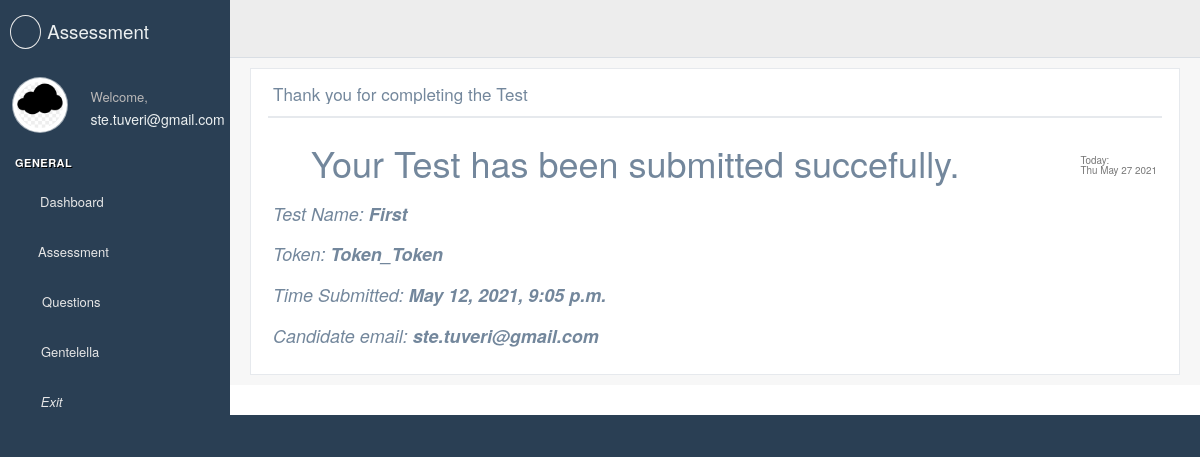
The app's page /assessment/candidate/test/submit/Token_Token (signed in), older data.
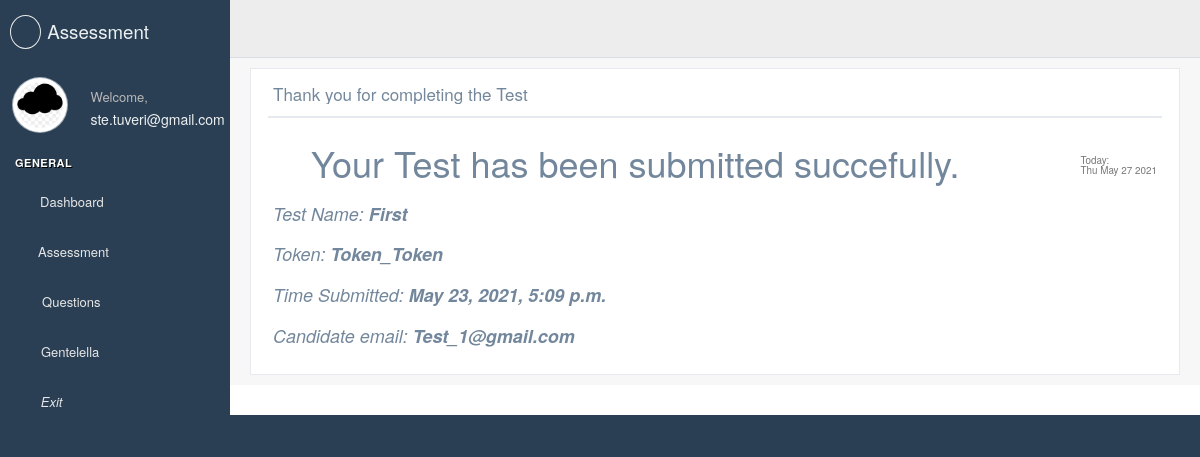
The same page, newer data.
### assessment/models.py (models this page shows, shortened)
class Assessment(models.Model):
    YES_NO = ( ('Yes', 'Yes'), ('No', 'No'),)
    assessment_name = models.CharField(max_length=20, blank=True, null=True, unique=True)
    candidate_name = models.CharField(max_length=20, blank=True, null=True)
    candidate_surname = models.CharField(max_length=20, blank=True, null=True)
    candidate_email = models.EmailField(max_length=254, null=True, blank=True)
    slug = models.SlugField(max_length=40,null=True, blank=True)
    token = models.CharField(max_length=256, null=True, blank=True)
    creator_email = models.EmailField(max_length=254, null=True, blank=True)
    date_creation = models.DateTimeField(blank=True, null=True,)
    date_sent = models.DateTimeField(blank=True, null=True,)
    date_first_opened = models.DateTimeField(blank=True, null=True,)
    date_complete = models.DateTimeField(blank=True, null=True,)
    questions_selected = models.ManyToManyField(Question,null=True,blank=True)
    time_to_complete = models.IntegerField(blank=True, null=True)
    completed = models.CharField(max_length=3, blank=True, null=True, choices=YES_NO, default='No')
    answers = models.JSONField(blank=True, null=True)
    score = models.IntegerField(blank=True, null=True)

### assessment/views.py (the view, shortened to what this page needs)
# urls.py: path("candidate/test/submit/<slug:token>", TestQuestionsSubmitUpdate.as_view(template_name='assessment/candidate/test_questions_submit.html'),
@method_decorator(login_required, name='dispatch')
class TestQuestionsSubmitUpdate(UpdateView):
    model = Assessment
    template_name = 'assessment/test_questions_submit.html'
    context_object_name = 'test_questions_submit_view'
    form_class = AssessmentForm
    slug_field = 'token'
    slug_url_kwarg = 'token'
    def get_context_data(self, **kwargs):
        context = super().get_context_data(**kwargs)
        context['assessment'] = Assessment.objects.filter(token=self.kwargs['token'])[0]
        return context
    pass

### assessment/templates/assessment/candidate/test_questions_submit.html (shortened to what this page needs)
{% extends "base_custom.html" %}
{% load crispy_forms_tags %}
{% load static %}
{% block stylesheets %}
  {{ block.super }}
    <link rel="stylesheet" href="/static/build/css/cards.css">
{% endblock stylesheets %}
{% block content %}
  <div class="right_col" role="main">
    <div class="">
      <div class="row">
        <div class="col-md-12">
          <div class="x_panel">
            <div class="x_title">
              <h2>Thank you for completing the Test</h2>
              <div class="clearfix"></div>
            </div>
            <div class="x_content">
                <form method="post" action="">
                    <section class="">
                        <div class="row">
                          <div class="col-xs-12">
                            <h1>
                                            <i class="fas fa-check-circle"></i> Your Test has been submitted succefully.
                                            <small class="pull-right"><small><small>
                                                Today: <div id="demo"></div>
                                                </small></small>
                                            </small>
                                        </h1>
                          </div>
                        </div>
                        <div class="row">
                          <div class="col-xs-12">
                              <h2>
                                   <i>Test Name:<strong> {{assessment.assessment_name}}</strong></i>
                              </h2>
                          </div>
                        </div>
                        <div class="row">
                          <div class="col-xs-12">
                              <h2>
                                   <i>Token: <strong>{{assessment.token}}</strong></i>
                              </h2>
                          </div>
                        </div>
                        <div class="row">
                          <div class="col-xs-12">
                              <h2>
                                   <i>Time Submitted:<strong> {{assessment.date_complete}}</strong></i>
                              </h2>
                          </div>
                        </div>
                        <div class="row">
                          <div class="col-xs-12">
                              <h2>
                                  <i>Candidate email: <strong>{{assessment.candidate_email}}</strong></i>
                              </h2>
                          </div>
                        </div>
                        <div class="row no-print">
                          <div class="col-xs-12">
                          </div>
                        </div>
                    </section>
                </form>
            </div>
          </div>
        </div>
      </div>
    </div>
  </div>
{% endblock content %}

Row changes from the older to the newer data that the page shows:
changed Assessment "First": date_complete "May 12, 2021, 9:05 p.m." → "May 23, 2021, 5:09 p.m."; candidate_email "ste.tuveri@gmail.com" → "Test_1@gmail.com"
